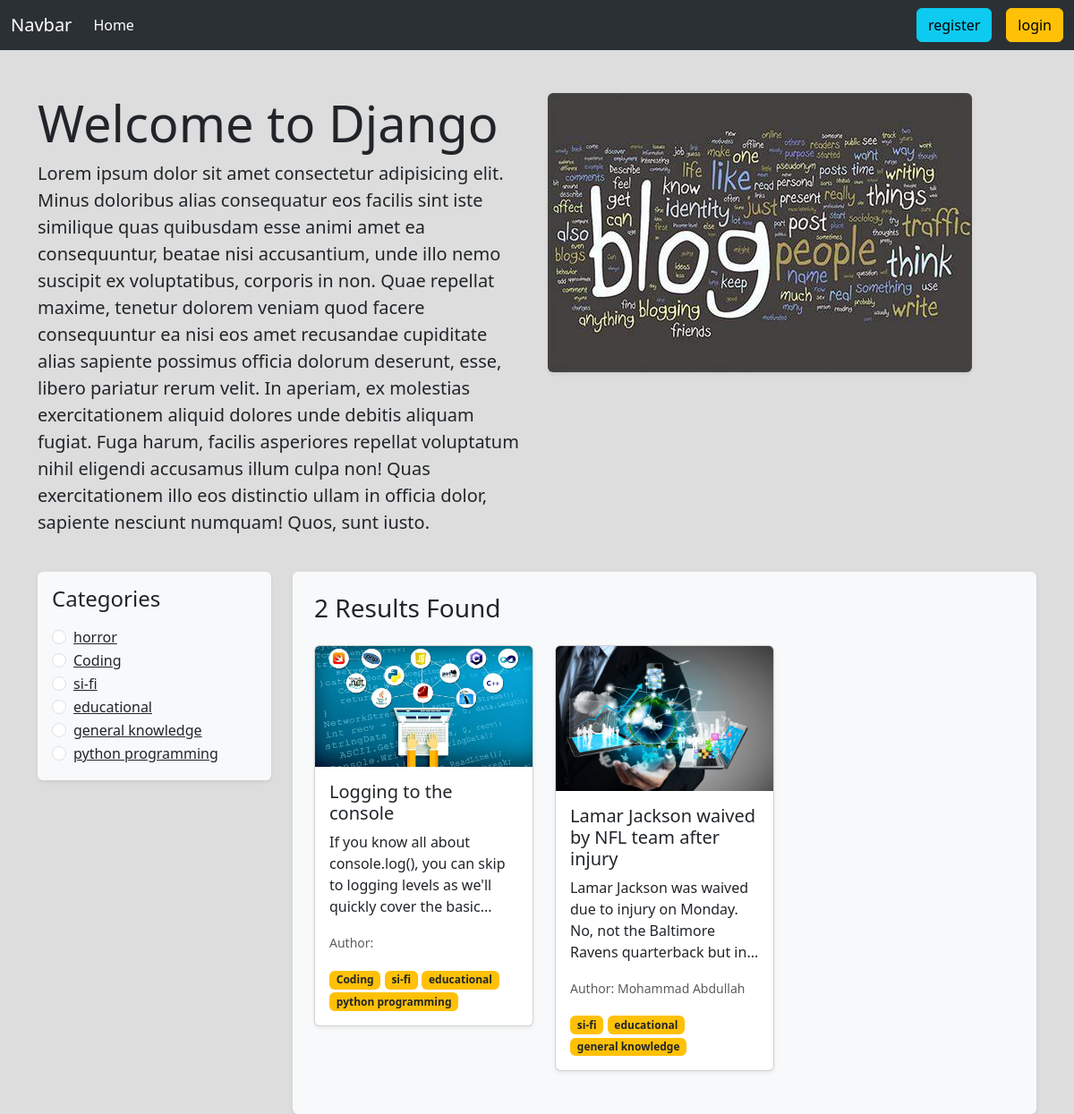
The app's page /category/si-fi/ with its own data.
### categories/models.py (models this page shows, shortened)
class Category(models.Model):
    name = models.CharField(max_length=100)
    slug = models.SlugField(max_length=100,unique=True, null=True, blank=True)

### posts/models.py (models this page shows, shortened)
class Post(models.Model):
    title = models.CharField(max_length=100)
    content = models.TextField()
    category = models.ManyToManyField(Category)
    author = models.ForeignKey(User, on_delete=models.CASCADE)
    image = models.ImageField(upload_to='posts/media/uploads', blank=True, null=True)

### blog_project/views.py (the view)
# urls.py: 2. Add a URL to urlpatterns:  path('', views.home, name='home')
def home(request, category_slug = None):
    data = Post.objects.all()
    if category_slug is not None:
        category = Category.objects.get(slug = category_slug)
        data = Post.objects.filter(category=category)
    categories = Category.objects.all()
    return render(request, 'home.html', {'data': data, 'category': categories})

### templates/home.html
{% extends 'base.html' %}
{% load static %}
{% block content %}
<div class="container mt-5">
  <div class="row">
    <div class="col-lg-6 mb-4">
      <h1 class="display-4">Welcome to Django</h1>
      <p class="lead">
        Lorem ipsum dolor sit amet consectetur adipisicing elit. Minus doloribus alias consequatur eos facilis sint iste similique quas quibusdam esse animi amet ea consequuntur, beatae nisi accusantium, unde illo nemo suscipit ex voluptatibus, corporis in non. Quae repellat maxime, tenetur dolorem veniam quod facere consequuntur ea nisi eos amet recusandae cupiditate alias sapiente possimus officia dolorum deserunt, esse, libero pariatur rerum velit. In aperiam, ex molestias exercitationem aliquid dolores unde debitis aliquam fugiat. Fuga harum, facilis asperiores repellat voluptatum nihil eligendi accusamus illum culpa non! Quas exercitationem illo eos distinctio ullam in officia dolor, sapiente nesciunt numquam! Quos, sunt iusto.
      </p>
    </div>
    <div class="col-lg-6 mb-4">
      <img src="{% static 'OIP.jpeg' %}" class="img-fluid rounded shadow-sm" alt="Descriptive Image Alt Text">
    </div>
  </div>
  <div class="row">
    <div class="col-md-3 mb-4">
      <div class="bg-light p-3 rounded shadow-sm">
        <h4 class="mb-3">Categories</h4>
        {% for cat in category %}
        <div class="form-check">
          <input class="form-check-input" type="radio" name="category" id="{{ cat.id }}" />
          <label class="form-check-label" for="{{ cat.id }}">
            <a href="{% url 'category_post' cat.slug %}" class="text-dark">{{ cat.name }}</a>
          </label>
        </div>
        {% endfor %}
      </div>
    </div>
    <div class="col-md-9">
      <div class="bg-light p-4 rounded shadow-sm">
        <h3 class="mb-4">{{ data|length }} Results Found</h3>
        <div class="row">
          {% for post in data %}
          <div class="col-md-4 mb-4">
            <div class="card shadow-sm">
              <img src="{{ post.image.url }}" class="card-img-top" alt="{{ post.title }}">
              <div class="card-body">
                <h5 class="card-title "><a class="text-decoration-none text-dark" href="{% url 'details_posts' post.id %}">{{ post.title }}</a></h5>
                <p class="card-text">{{ post.content|slice:":100" }}...</p>
                <p class="card-text">
                  <small class="text-muted">Author: {{ post.author.first_name }} {{ post.author.last_name }}</small>
                </p>
                <div>
                  {% for item in post.category.all %}
                  <small class="badge bg-warning text-dark">{{ item.name }}</small>
                  {% endfor %}
                </div>
              </div>
            </div>
          </div>
          {% endfor %}
        </div>
      </div>
    </div>
  </div>
</div>
{% endblock %}

### records on screen
Category: name "horror"
Category: name "Coding"
Category: name "si-fi"
Category: name "educational"
Category: name "general knowledge"
Category: name "python programming"
Post: image (picture), title "Logging to the console", content "If you know all about console.log(), you can skip to logging levels as we'll quickly cover the basic"
Post: image (picture), title "Lamar Jackson waived by NFL team after injury", content "Lamar Jackson was waived due to injury on Monday. No, not the Baltimore Ravens quarterback but in", author.first_name "Mohammad", author.last_name "Abdullah"

### other values on screen
{{ data|length }} "2"
